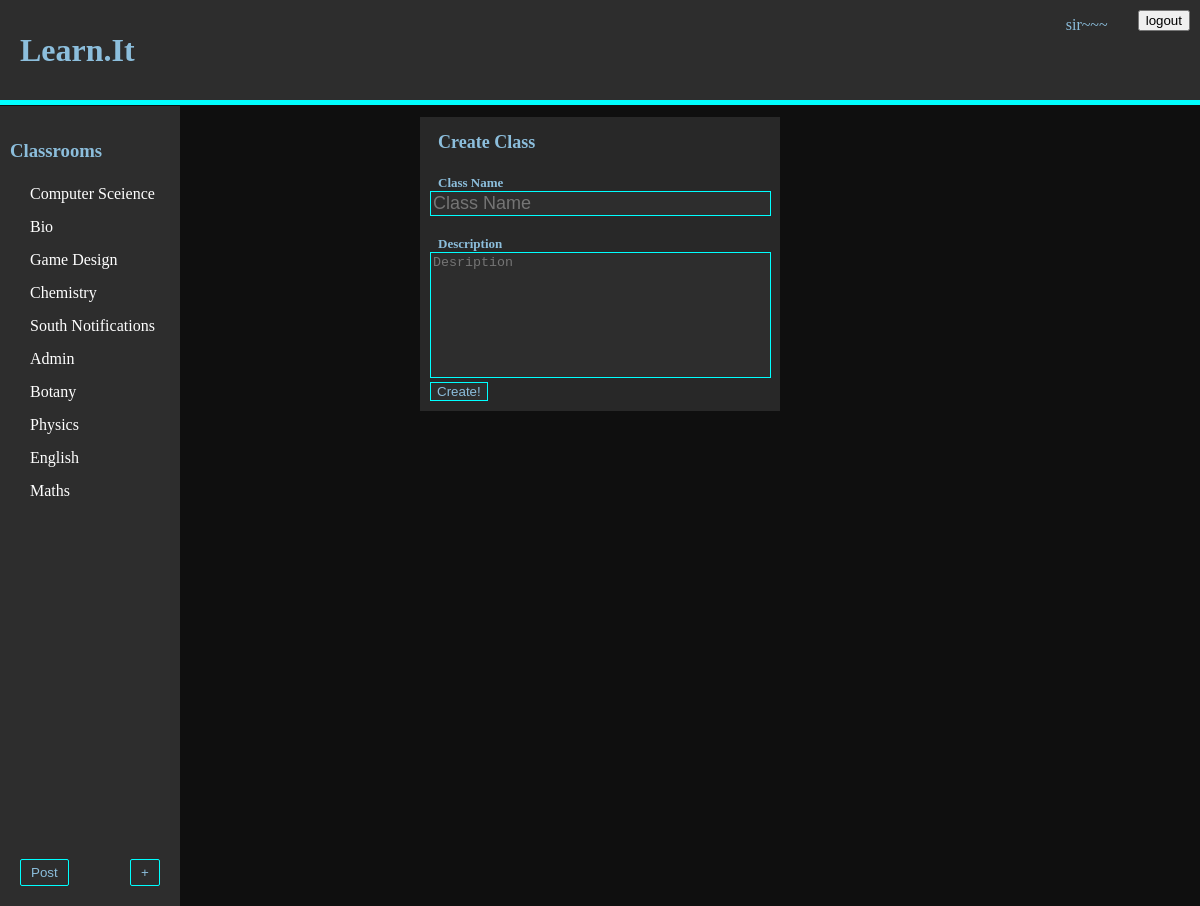
The app's page /make_C (signed in) with its own data.
### tables this page shows
CREATE TABLE User (id INTEGER PRIMARY KEY, name STRING, description TEXT, salt TEXT, password STRING);

CREATE TABLE User_Classroom (Uid INTEGER REFERENCES User (id), Cid INTEGER REFERENCES classroom (id), Admin BOOLEAN NOT NULL);

CREATE TABLE classroom (id INTEGER PRIMARY KEY, name STRING (25), description TEXT (100), ProPic TEXT);

### main.py (the view)
@app.route("/make_C")
def make_class_screen():
    if session.get("_User") is None:
        return redirect(url_for("main_user"))
    classes = do_query("""select classroom.name, Cid from User_Classroom
                        join classroom ON classroom.id = Cid WHERE Uid = ?;
                        """, (int(session["_User"]),), None)
    id = session["_User"]
    name = do_query("SELECT name from User where id = ?",
                    (session["_User"],), "fetch")
    return render_template("makeClass.html", title="Create Class",
                           classrooms=classes, uid=id, user_name=name)

### main.py (called while the page is built)
def do_query(query, data, fetch):
    conn = sqlite3.connect("learnit.db")
    cur = conn.cursor()
    cur.execute(query, data)
    if fetch is None:
        result = cur.fetchall()
    else:
        result = cur.fetchone()
    conn.close()
    return result

### templates/makeClass.html (shortened to what this page needs)
<!DOCTYPE html>
<html lang="en" dir="ltr">
  <head>
  </head>
  <body>
    {%include 'header.html'%}
    {%include 'sidebar.html'%}
    <div class="post">
      <h1 class="post-title">Create Class</h1>
      <br>
      <form action="/create_c" method="post" enctype="multipart/form-data">
        <h1 class="post-subtext">Class Name</h1><br>
        <input name="Title" rows="1" cols="40" maxlength="25" class="title-input" placeholder="Class Name" onchange="resize(this)"></input>
        <br><br>
        <h1 class="post-subtext">Description</h1>
        <textarea name="content" rows="8" cols="40" placeholder="Desription" class="text-input" maxlength="100"></textarea>
        <input class="submit-input" type="submit" value="Create!">
      </form>
    </div>
  </body>
</html>

### templates/header.html (shortened to what this page needs)
<!DOCTYPE html>
<html lang="en" dir="ltr">
<link rel="stylesheet" href="../static/css/style.css">
  <head>
  </head>
  <body>
    <div class="header">
        <h1 class="title"><a href="/" class="Title-link">Learn.it</a>
        </h1>
        {%if login != "1"%}
        <div class="login-box">
          {%if uid == 0%}
          <br>
          <form class="" action="/login" method="post">
            <input class="login-input" type="text" name="UserName" placeholder="User Name">
            <button type="button" name="button"><a href="sign-up">sign up</a> </button>
            <br><br>
            <input class="login-input" type="password" name="Password" placeholder="Password">
            <input type="submit" name="" value="login">
          </form>
          {%else%}
          <form class="logout" action="/logout" method="post">
            <input type="submit" name="" value="logout">
          </form>
              <p class="loggedin-name">{{user_name[0]}}</p>
          {%endif%}
        </div>
        {%endif%}
    </div>
  </body>
</html>

### templates/sidebar.html (shortened to what this page needs)
<!DOCTYPE html>
<html lang="en" dir="ltr">
<link rel="stylesheet" href="../static/css/style.css">
  <head>
  </head>
  <body>
    <div class="sidebar">
      <a href="/c" class="sidebar-Title"><h3 class="sidebar-Title">Classrooms</h3></a>
      {%for i in classrooms%}
        <a href="/c/{{i[1]}}" class="sidebar-Text">{{i[0]}}</a>
      {%endfor%}
    </div>
    {%if uid != 0%}
    <button type="button" class="make-class-link" style="left:20px" >
      <a href="/p">Post</a>
    </button>
    <button type="button" class="make-class-link" >
      <a href="/make_C">+</a>
    </button>
    {%endif%}
  </body>
</html>

### static/css/style.css (style rules this page uses)
div.header { width: 100%; background-color: rgb(45,45,45); height: 100px; padding: 0; color: rgb(140,190,220); border-bottom: solid 5px cyan; margin-bottom: 1px; position: relative; }
body { margin: 0; background-color: rgb(15,15,15) }
a { text-decoration: none; }
.title { margin-top: 0px; margin-left: 20px; text-transform: capitalize; line-height: 100px; text-decoration: none; color:rgb(140,190,220); margin-bottom: 0; float:left; }
.Title-link { text-decoration: none; height:100%; color:rgb(140,190,220); }
.sidebar { height: 100vh; width: 15vw; background-color: rgb(45,45,45); color:rgb(140,190,220); float: left; top: 0px; position:sticky; }
.sidebar-Title { margin-top: 0px; margin-left: 10px; line-height: 30px; color: rgb(140,190,220); text-decoration: none; }
.sidebar-Text { margin-left: 30px; color: white; text-transform: capitalize; display: block; margin-bottom: 15px; }
div.post { margin-left: auto; margin-right: auto; width: 30vw; background-color: rgb(40,40,40); padding-bottom: 10px; }
.post-title { font-size: large; color: rgb(140,190,220); text-transform: capitalize; margin-left: 5%; margin-right: 5%; margin-bottom: 2px; padding-bottom: 0px; padding-top: 15px; text-decoration: none; }
.post-subtext { font-size: small; color: rgb(140,190,220); margin-left: 5%; margin-top: 0px; text-decoration: none; display: inline; text-transform: capitalize; }
.login-box { position: absolute; display: inline-block; height: 100%; width: 20%; right: 0; float: right; }
.loggedin-name { float: right; margin-right: 20px; }
.logout { float: right; display: block; margin: 10px }
.title-input { background-color: rgb(45,45,45); color: rgb(140,190,220); font-size: large; margin-left: 10px; border: solid cyan 1px; resize: none; overflow: hidden; width: 93%; }
.text-input { background-color: rgb(45,45,45); color: rgb(140,190,220); margin-left: 10px; border: solid cyan 1px; resize: none; overflow: hidden; width: 93%; }
.submit-input { cursor: pointer; margin-left: 10px; background-color: rgb(45,45,45); color: rgb(140,190,220); border: 1px solid cyan; }
a { color: inherit; text-decoration: none; }
.make-class-link { left: calc(15vw - 50px); bottom: 20px; position: fixed; display: block; color: rgb(140,190,220); border: 1px solid cyan; background-color: rgb(45,45,45); padding-left: 10px; padding-right: 10px; padding-top: 5px; padding-bottom: 5px; border-radius: 2px; }

### records on screen
User: name "sir~~~"
User_Classroom: name "Computer Sceience"
User_Classroom: name "Bio"
User_Classroom: name "Game Design"
User_Classroom: name "Chemistry"
User_Classroom: name "South Notifications"
User_Classroom: name "Admin"
User_Classroom: name "Botany"
User_Classroom: name "Physics"
User_Classroom: name "English"
User_Classroom: name "Maths"
